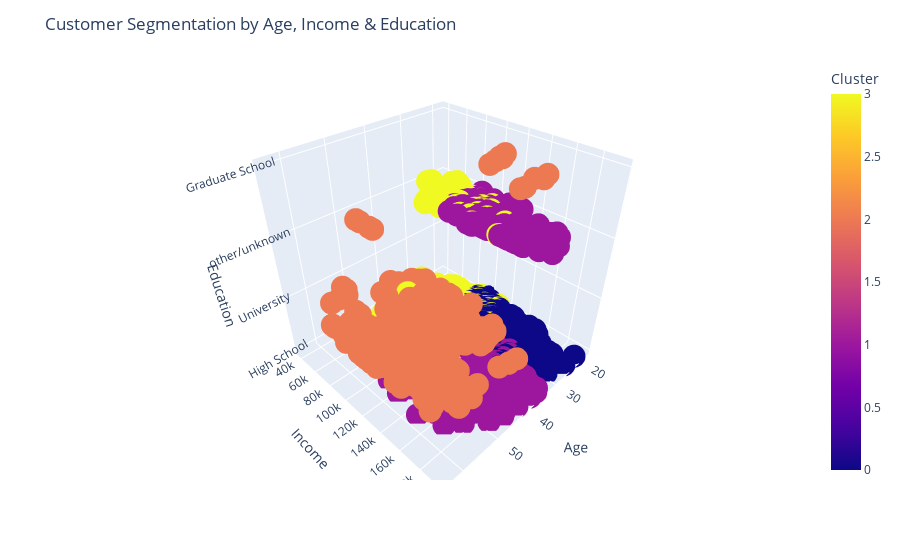

Write notebook code for a chart like this one.
### Code cell
# Number 4 Age vs Income vs Education
fig = px.scatter_3d(df_filtered, x='Age', y='Income', z='Education', color='Cluster')
fig.update_layout(
    title='Customer Segmentation by Age, Income & Education',
    scene=dict(
        xaxis_title='Age',
        yaxis_title='Income',
        zaxis_title='Education'
    )
)
fig.show()

### Figure 1 — Plotly figure (JSON) as saved in the notebook; plotly's stock layout.template omitted (floating-point values rounded to 4 significant figures; data arrays with more than 128 entries replaced by an {"elided": "..."} marker saying what was removed)
{"data": [{"hovertemplate": "Age=%{x}<br>Income=%{y}<br>Education=%{z}<br>Cluster=%{marker.color}<extra></extra>", "legendgroup": "", "marker": {"color": {"elided": "1868 int values"}, "coloraxis": "coloraxis", "symbol": "circle"}, "mode": "markers", "name": "", "scene": "scene", "showlegend": false, "type": "scatter3d", "x": {"elided": "1868 int values"}, "y": {"elided": "1868 int values"}, "z": {"elided": "1868 str values"}}], "layout": {"coloraxis": {"colorbar": {"title": {"text": "Cluster"}}, "colorscale": [[0, "#0d0887"], [0.1111, "#46039f"], [0.2222, "#7201a8"], [0.3333, "#9c179e"], [0.4444, "#bd3786"], [0.5556, "#d8576b"], [0.6667, "#ed7953"], [0.7778, "#fb9f3a"], [0.8889, "#fdca26"], [1, "#f0f921"]]}, "legend": {"tracegroupgap": 0}, "margin": {"t": 60}, "scene": {"domain": {"x": [0, 1], "y": [0, 1]}, "xaxis": {"title": {"text": "Age"}}, "yaxis": {"title": {"text": "Income"}}, "zaxis": {"title": {"text": "Education"}}}, "title": {"text": "Customer Segmentation by Age, Income & Education"}}}
